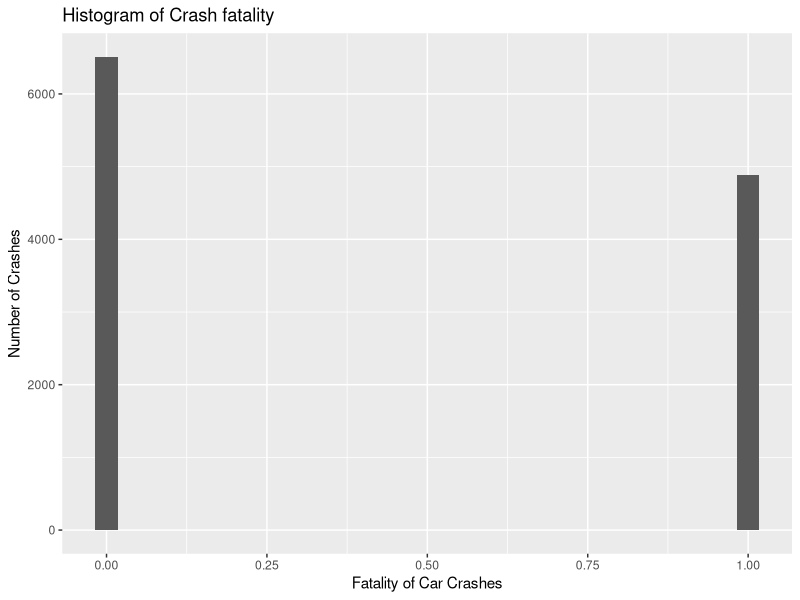
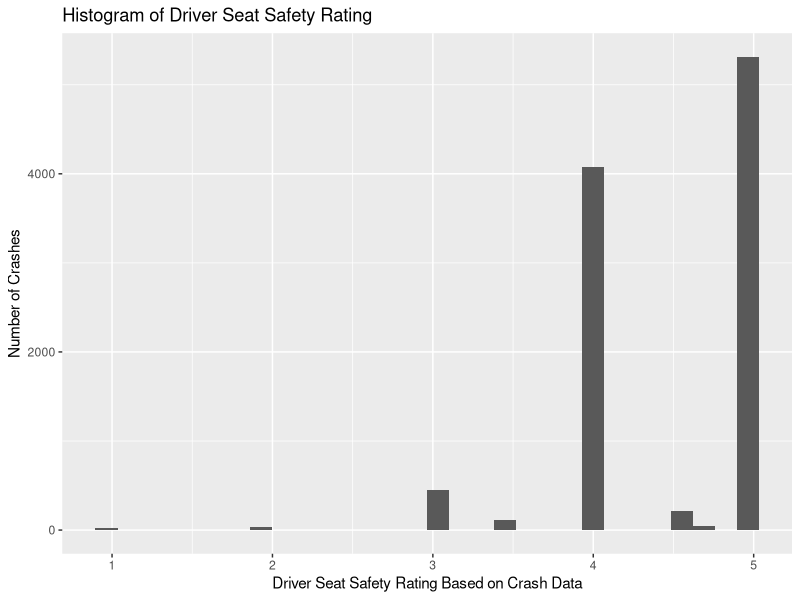
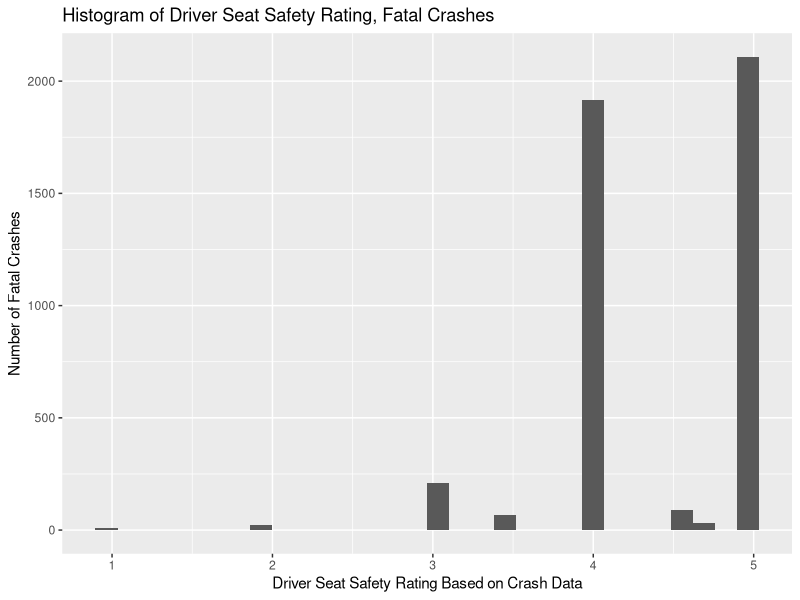
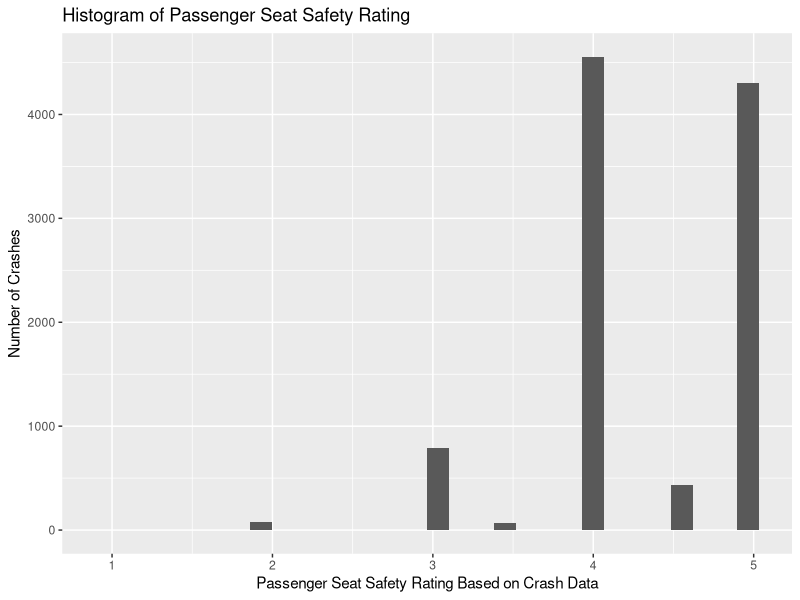
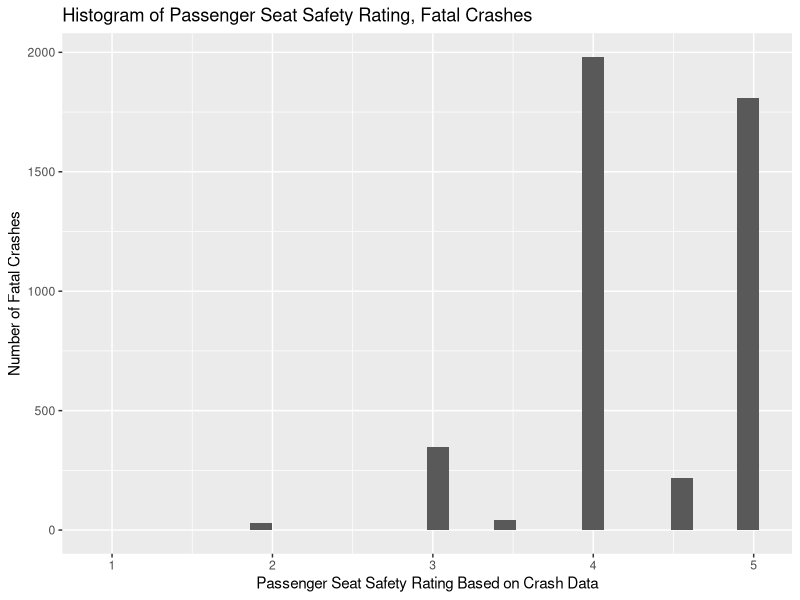
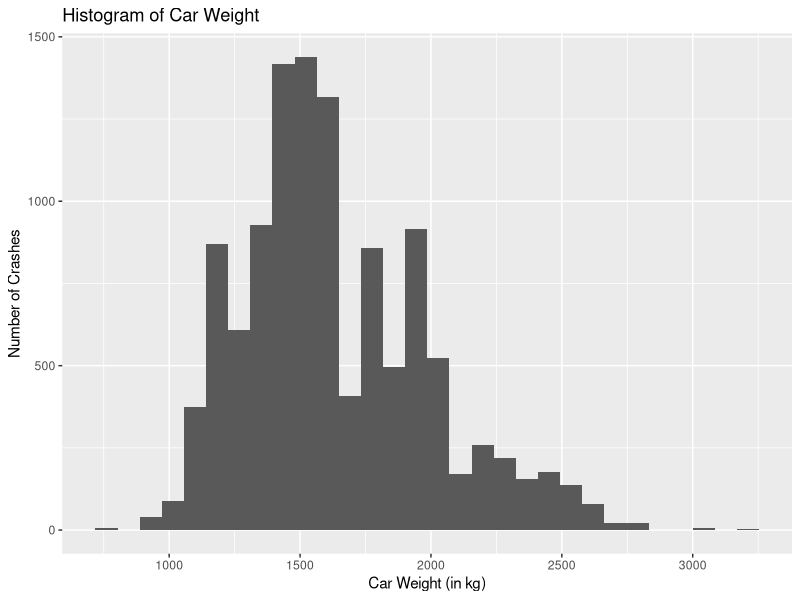
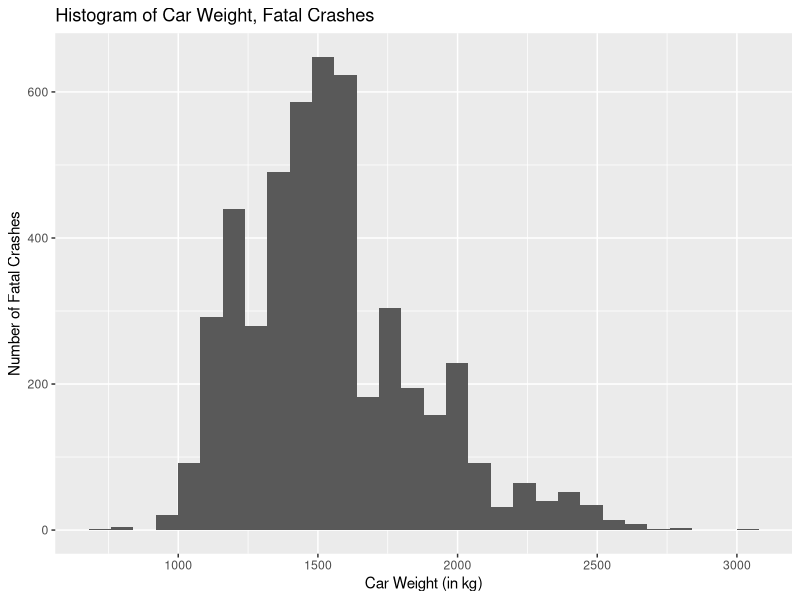
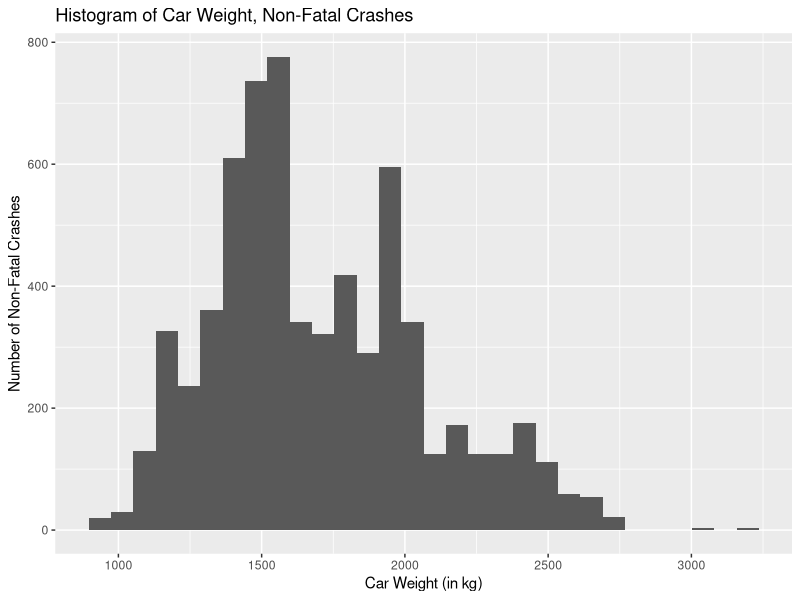

These charts were generated, in order, by the following R code:
## ---- chunk 1
knitr::opts_chunk$set(echo = TRUE)
## ---- chunk 2
library(ggplot2)
library(haven)
library(dplyr)
## ---- chunk 3
# Load the cleaned and merged data
crashes = read.csv("clean_data/crash_data.csv")

# Plot Fatality by itself
crashes |>
  ggplot(aes(x = fatal)) +
  geom_histogram() +
  labs(
    title = "Histogram of Crash fatality",
    x = "Fatality of Car Crashes",
    y = "Number of Crashes"
  )

# Plot Driver and Passenger Safety Ratings by themselves
crashes |>
  ggplot(aes(x = front_driver_safetyrating)) +
  geom_histogram() +
  labs(
    title = "Histogram of Driver Seat Safety Rating",
    x = "Driver Seat Safety Rating Based on Crash Data",
    y = "Number of Crashes"
  )
crashes |>
  filter(fatal == 1) |>
  ggplot(aes(x = front_driver_safetyrating)) +
  geom_histogram() +
  labs(
    title = "Histogram of Driver Seat Safety Rating, Fatal Crashes",
    x = "Driver Seat Safety Rating Based on Crash Data",
    y = "Number of Fatal Crashes"
  )

crashes |>
  ggplot(aes(x = front_passenger_safetyrating)) +
  geom_histogram() +
  labs(
    title = "Histogram of Passenger Seat Safety Rating",
    x = "Passenger Seat Safety Rating Based on Crash Data",
    y = "Number of Crashes"
  )
crashes |>
  filter(fatal == 1) |>
  ggplot(aes(x = front_passenger_safetyrating)) +
  geom_histogram() +
  labs(
    title = "Histogram of Passenger Seat Safety Rating, Fatal Crashes",
    x = "Passenger Seat Safety Rating Based on Crash Data",
    y = "Number of Fatal Crashes"
  )

# Plot curb weight by itself
crashes |>
  ggplot(aes(x = curb_weight)) +
  geom_histogram() +
  labs(
    title = "Histogram of Car Weight",
    x = "Car Weight (in kg)",
    y = "Number of Crashes"
  )
crashes |>
  filter(fatal == 1) |>
  ggplot(aes(x = curb_weight)) +
  geom_histogram() +
  labs(
    title = "Histogram of Car Weight, Fatal Crashes",
    x = "Car Weight (in kg)",
    y = "Number of Fatal Crashes"
  )
crashes |>
  filter(fatal == 0) |>
  ggplot(aes(x = curb_weight)) +
  geom_histogram() +
  labs(
    title = "Histogram of Car Weight, Non-Fatal Crashes",
    x = "Car Weight (in kg)",
    y = "Number of Non-Fatal Crashes"
  )

## ---- chunk 4
# Plot Fatality by car safety rating for driver
crashes |>
  group_by(front_driver_safetyrating) |>
  summarize(
    mean_fatality = mean(fatal, na.rm = TRUE),
    .groups = "drop"
  ) |>
  ggplot(aes(x = front_driver_safetyrating, y = mean_fatality)) +
  geom_point() +
  labs(
    title = "Average Fatality in Crashes vs Safety Rating of the Driver Seat",
    x = "Safety Rating of Vehicle for Driver",
    y = "Average Fatality of Car Crashes"
  )
## ---- chunk 5
# Plot Fatality by car safety rating for passenger
crashes |>
  group_by(front_passenger_safetyrating) |>
  summarize(
    mean_fatality = mean(fatal, na.rm = TRUE),
    .groups = "drop"
  ) |>
  ggplot(aes(x = front_passenger_safetyrating, y = mean_fatality)) +
  geom_point() + 
    labs(
    title = "Average Fatality in Crashes vs Safety Rating of the Passenger Seat",
    x = "Safety Rating of Vehicle for Front Passenger",
    y = "Average Fatality of Car Crashes"
  )
## ---- chunk 6
# Plot Fatality by Car Dimensions
crashes |>
  filter(!is.na(curb_weight), !is.na(fatal)) |>
  mutate(weight_bin = cut_width(curb_weight, width = 250)) |>
  group_by(weight_bin) |>
  summarize(
    mean_fatality = mean(fatal),
    mean_weight = mean(curb_weight),
    .groups = "drop"
  ) |>
  ggplot(aes(x = mean_weight, y = mean_fatality)) +
  geom_point() +
  geom_line() +
  labs(
    title = "Average Fatality in Crashes vs Weight of the Car",
    x = "Weight of the Car (kg)",
    y = "Average Fatality of Car Crashes"
  )
